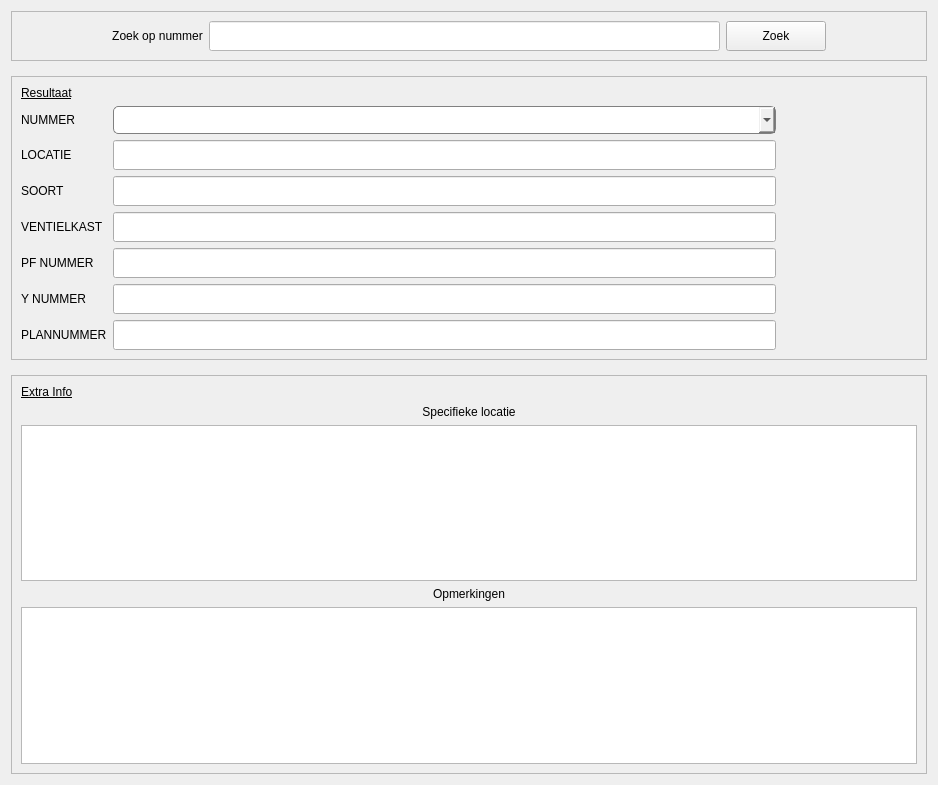
                            <widget class="QWidget" name="scrollAreaWidgetContents">
                             <property name="geometry">
                              <rect>
                               <x>0</x>
                               <y>0</y>
                               <width>938</width>
                               <height>785</height>
                              </rect>
                             </property>
                             <property name="styleSheet">
                              <string notr="true">font: 75 12pt &quot;Roboto Condensed&quot;;</string>
                             </property>
                             <layout class="QVBoxLayout" name="verticalLayout_12">
                              <property name="spacing">
                               <number>15</number>
                              </property>
                              <item>
                               <widget class="QFrame" name="frame_7">
                                <property name="maximumSize">
                                 <size>
                                  <width>16777215</width>
                                  <height>80</height>
                                 </size>
                                </property>
                                <property name="frameShape">
                                 <enum>QFrame::StyledPanel</enum>
                                </property>
                                <property name="frameShadow">
                                 <enum>QFrame::Raised</enum>
                                </property>
                                <layout class="QGridLayout" name="gridLayout">
                                 <property name="leftMargin">
                                  <number>100</number>
                                 </property>
                                 <property name="rightMargin">
                                  <number>100</number>
                                 </property>
                                 <item row="1" column="1">
                                  <widget class="QLabel" name="label_4">
                                   <property name="styleSheet">
                                    <string notr="true">font: 75 14pt &quot;Roboto Condensed&quot;;</string>
                                   </property>
                                   <property name="text">
                                    <string>Zoek op nummer</string>
                                   </property>
                                   <property name="alignment">
                                    <set>Qt::AlignCenter</set>
                                   </property>
                                  </widget>
                                 </item>
                                 <item row="1" column="3">
                                  <widget class="QPushButton" name="zoek_button">
                                   <property name="minimumSize">
                                    <size>
                                     <width>100</width>
                                     <height>30</height>
                                    </size>
                                   </property>
                                   <property name="text">
                                    <string>Zoek</string>
                                   </property>
                                  </widget>
                                 </item>
                                 <item row="1" column="2">
                                  <widget class="QLineEdit" name="zoek_nummer">
                                   <property name="minimumSize">
                                    <size>
                                     <width>0</width>
                                     <height>30</height>
                                    </size>
                                   </property>
                                   <property name="styleSheet">
                                    <string notr="true">background-color:#fff;</string>
                                   </property>
                                  </widget>
                                 </item>
                                </layout>
                               </widget>
                              </item>
                              <item>
                               <widget class="QFrame" name="result_frame">
                                <property name="styleSheet">
                                 <string notr="true"/>
                                </property>
                                <property name="frameShape">
                                 <enum>QFrame::StyledPanel</enum>
                                </property>
                                <property name="frameShadow">
                                 <enum>QFrame::Sunken</enum>
                                </property>
                                <layout class="QGridLayout" name="gridLayout_2">
                                 <property name="rightMargin">
                                  <number>150</number>
                                 </property>
                                 <item row="3" column="0">
                                  <widget class="QLabel" name="label_10">
                                   <property name="text">
                                    <string>SOORT </string>
                                   </property>
                                  </widget>
                                 </item>
                                 <item row="1" column="0">
                                  <widget class="QLabel" name="label_8">
                                   <property name="text">
                                    <string>NUMMER</string>
                                   </property>
                                  </widget>
                                 </item>
                                 <item row="2" column="0">
                                  <widget class="QLabel" name="label_9">
                                   <property name="text">
                                    <string>LOCATIE</string>
                                   </property>
                                  </widget>
                                 </item>
                                 <item row="1" column="1">
                                  <widget class="QComboBox" name="num_dropdown">
                                   <property name="maximumSize">
                                    <size>
                                     <width>16777215</width>
                                     <height>30</height>
                                    </size>
                                   </property>
                                   <property name="styleSheet">
                                    <string notr="true">QComboBox {
    border-radius: 5px;
    border: 1px solid gray;
    padding: 5px;
    padding-left: 10px;
    color: black;
}

QComboBox:hover {
    border: 1px solid gray;
}

QComboBox::drop-down {
    subcontrol-origin: padding;
    subcontrol-position: top right;
    width: 25px; 
    border-left-width: 3px;
    border-left-color: rgba(39, 44, 54, 150);
    border-left-style: solid;
    border-top-right-radius: 3px;
    border-bottom-right-radius: 3px;    
    background: white; /* Ensure the dropdown has a white background */
    background-image: url(:/icons/images/icons/icons8-arrow-down-20.png);
    background-position: center;
    background-repeat: no-repeat;
}

QComboBox QAbstractItemView {
    background: white; /* Ensure dropdown list has a white background */
    color: black;
    padding: 10px;
    selection-background-color: #345CBF;
}
</string>
                                   </property>
                                  </widget>
                                 </item>
                                 <item row="3" column="1">
                                  <widget class="QLineEdit" name="txtSoort">
                                   <property name="minimumSize">
                                    <size>
                                     <width>0</width>
                                     <height>30</height>
                                    </size>
                                   </property>
                                  </widget>
                                 </item>
                                 <item row="2" column="1">
                                  <widget class="QLineEdit" name="txtLocaite">
                                   <property name="minimumSize">
                                    <size>
                                     <width>0</width>
                                     <height>30</height>
                                    </size>
                                   </property>
                                  </widget>
                                 </item>
                                 <item row="5" column="1">
                                  <widget class="QLineEdit" name="txtPFNumber">
                                   <property name="minimumSize">
                                    <size>
                                     <width>0</width>
                                     <height>30</height>
                                    </size>
                                   </property>
                                  </widget>
                                 </item>
                                 <item row="6" column="1">
                                  <widget class="QLineEdit" name="txtYNummer">
                                   <property name="minimumSize">
                                    <size>
                                     <width>0</width>
                                     <height>30</height>
                                    </size>
                                   </property>
                                  </widget>
                                 </item>
                                 <item row="7" column="1">
                                  <widget class="QLineEdit" name="txtPlanNumber">
                                   <property name="minimumSize">
                                    <size>
                                     <width>0</width>
                                     <height>30</height>
                                    </size>
                                   </property>
                                  </widget>
                                 </item>
                                 <item row="5" column="0">
                                  <widget class="QLabel" name="label_12">
                                   <property name="text">
                                    <string>PF NUMMER</string>
                                   </property>
                                  </widget>
                                 </item>
                                 <item row="4" column="0">
                                  <widget class="QLabel" name="label_11">
                                   <property name="text">
                                    <string>VENTIELKAST</string>
                                   </property>
                                  </widget>
                                 </item>
                                 <item row="6" column="0">
                                  <widget class="QLabel" name="label_13">
                                   <property name="text">
                                    <string>Y NUMMER</string>
                                   </property>
                                  </widget>
                                 </item>
                                 <item row="7" column="0">
                                  <widget class="QLabel" name="label_14">
                                   <property name="text">
                                    <string>PLANNUMMER</string>
                                   </property>
                                  </widget>
                                 </item>
                                 <item row="4" column="1">
                                  <widget class="QLineEdit" name="txtVenti">
                                   <property name="minimumSize">
                                    <size>
                                     <width>0</width>
                                     <height>30</height>
                                    </size>
                                   </property>
                                  </widget>
                                 </item>
                                 <item row="0" column="0">
                                  <widget class="QLabel" name="label_15">
                                   <property name="styleSheet">
                                    <string notr="true">font: bold 14pt &quot;Roboto Condensed&quot;;
text-decoration:underline;</string>
                                   </property>
                                   <property name="text">
                                    <string>Resultaat</string>
                                   </property>
                                  </widget>
                                 </item>
                                </layout>
                               </widget>
                              </item>
                              <item>
                               <widget class="QFrame" name="extra_info_frame">
                                <property name="frameShape">
                                 <enum>QFrame::StyledPanel</enum>
                                </property>
                                <property name="frameShadow">
                                 <enum>QFrame::Sunken</enum>
                                </property>
                                <layout class="QGridLayout" name="gridLayout_3">
                                 <item row="3" column="1">
                                  <widget class="QLabel" name="lbl_opmerkingen">
                                   <property name="text">
                                    <string>Opmerkingen</string>
                                   </property>
                                   <property name="alignment">
                                    <set>Qt::AlignCenter</set>
                                   </property>
                                  </widget>
                                 </item>
                                 <item row="0" column="1">
                                  <widget class="QLabel" name="label_16">
                                   <property name="styleSheet">
                                    <string notr="true">font: bold 14pt &quot;Roboto Condensed&quot;;
text-decoration:underline;</string>
                                   </property>
                                   <property name="text">
                                    <string>Extra Info</string>
                                   </property>
                                  </widget>
                                 </item>
                                 <item row="1" column="1">
                                  <widget class="QLabel" name="lbl_spec_locatie">
                                   <property name="text">
                                    <string>Specifieke locatie</string>
                                   </property>
                                   <property name="alignment">
                                    <set>Qt::AlignCenter</set>
                                   </property>
                                  </widget>
                                 </item>
                                 <item row="2" column="1">
                                  <widget class="QPlainTextEdit" name="entry_spec_locatie">
                                   <property name="minimumSize">
                                    <size>
                                     <width>0</width>
                                     <height>120</height>
                                    </size>
                                   </property>
                                   <property name="readOnly">
                                    <bool>true</bool>
                                   </property>
                                  </widget>
                                 </item>
                                 <item row="4" column="1">
                                  <widget class="QPlainTextEdit" name="entry_opmerkingen">
                                   <property name="minimumSize">
                                    <size>
                                     <width>0</width>
                                     <height>120</height>
                                    </size>
                                   </property>
                                   <property name="readOnly">
                                    <bool>true</bool>
                                   </property>
                                  </widget>
                                 </item>
                                </layout>
                               </widget>
                              </item>
                             </layout>
                            </widget>
